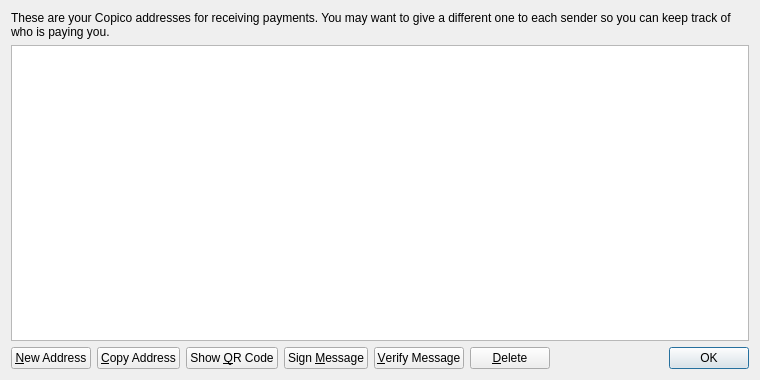
<?xml version="1.0" encoding="UTF-8"?>
<ui version="4.0">
 <class>AddressBookPage</class>
 <widget class="QWidget" name="AddressBookPage">
  <property name="geometry">
   <rect>
    <x>0</x>
    <y>0</y>
    <width>760</width>
    <height>380</height>
   </rect>
  </property>
  <property name="windowTitle">
   <string>Address Book</string>
  </property>
  <layout class="QVBoxLayout" name="verticalLayout">
   <item>
    <widget class="QLabel" name="labelExplanation">
     <property name="text">
      <string>These are your Copico addresses for receiving payments. You may want to give a different one to each sender so you can keep track of who is paying you.</string>
     </property>
     <property name="textFormat">
      <enum>Qt::PlainText</enum>
     </property>
     <property name="wordWrap">
      <bool>true</bool>
     </property>
    </widget>
   </item>
   <item>
    <widget class="QTableView" name="tableView">
     <property name="contextMenuPolicy">
      <enum>Qt::CustomContextMenu</enum>
     </property>
     <property name="toolTip">
      <string>Double-click to edit address or label</string>
     </property>
     <property name="tabKeyNavigation">
      <bool>false</bool>
     </property>
     <property name="selectionMode">
      <enum>QAbstractItemView::SingleSelection</enum>
     </property>
     <property name="selectionBehavior">
      <enum>QAbstractItemView::SelectRows</enum>
     </property>
     <property name="sortingEnabled">
      <bool>true</bool>
     </property>
     <attribute name="verticalHeaderVisible">
      <bool>false</bool>
     </attribute>
    </widget>
   </item>
   <item>
    <layout class="QHBoxLayout" name="horizontalLayout">
     <item>
      <widget class="QPushButton" name="newAddressButton">
       <property name="toolTip">
        <string>Create a new address</string>
       </property>
       <property name="text">
        <string>&amp;New Address</string>
       </property>
      </widget>
     </item>
     <item>
      <widget class="QPushButton" name="copyToClipboard">
       <property name="toolTip">
        <string>Copy the currently selected address to the system clipboard</string>
       </property>
       <property name="text">
        <string>&amp;Copy Address</string>
       </property>
      </widget>
     </item>
     <item>
      <widget class="QPushButton" name="showQRCode">
       <property name="text">
        <string>Show &amp;QR Code</string>
       </property>
      </widget>
     </item>
     <item>
      <widget class="QPushButton" name="signMessage">
       <property name="toolTip">
        <string>Sign a message to prove you own a Copico address</string>
       </property>
       <property name="text">
        <string>Sign &amp;Message</string>
       </property>
      </widget>
     </item>
     <item>
      <widget class="QPushButton" name="verifyMessage">
       <property name="toolTip">
        <string>Verify a message to ensure it was signed with a specified Copico address</string>
       </property>
       <property name="text">
        <string>&amp;Verify Message</string>
       </property>
      </widget>
     </item>
     <item>
      <widget class="QPushButton" name="deleteButton">
       <property name="toolTip">
        <string>Delete the currently selected address from the list</string>
       </property>
       <property name="text">
        <string>&amp;Delete</string>
       </property>
      </widget>
     </item>
     <item>
      <spacer name="horizontalSpacer">
       <property name="orientation">
        <enum>Qt::Horizontal</enum>
       </property>
       <property name="sizeHint" stdset="0">
        <size>
         <width>40</width>
         <height>20</height>
        </size>
       </property>
      </spacer>
     </item>
     <item>
      <widget class="QDialogButtonBox" name="buttonBox">
       <property name="sizePolicy">
        <sizepolicy hsizetype="Maximum" vsizetype="Fixed">
         <horstretch>0</horstretch>
         <verstretch>0</verstretch>
        </sizepolicy>
       </property>
       <property name="standardButtons">
        <set>QDialogButtonBox::Ok</set>
       </property>
      </widget>
     </item>
    </layout>
   </item>
  </layout>
 </widget>
 <resources>
  <include location="../bitcoin.qrc"/>
 </resources>
 <connections/>
</ui>
